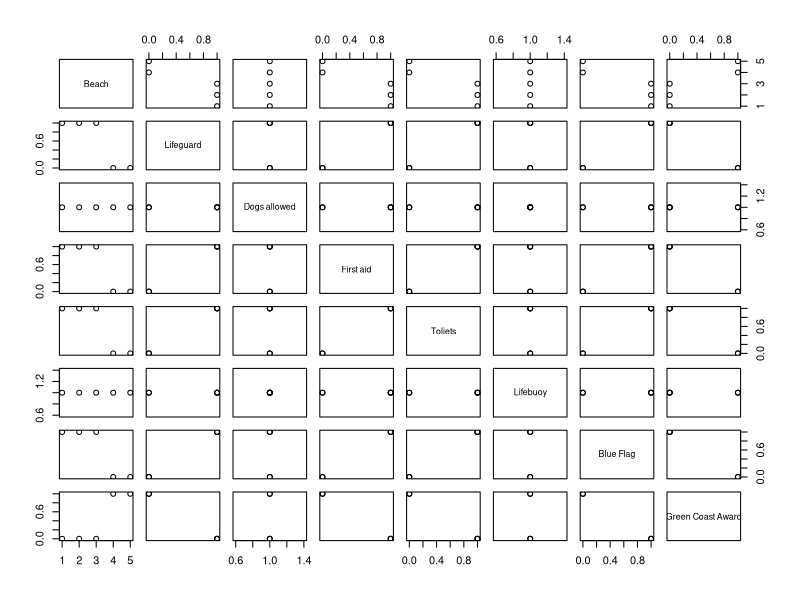

R code for this plot:
Beach <- c('Rocky Bay', 'Garretstown','Inchydoney', 'Owenahincha', 'Red_Strand')
Lifeguard <- c(FALSE, TRUE, TRUE, TRUE, FALSE)
Dogs_Allowed <- c(TRUE,TRUE,TRUE, TRUE, TRUE)
First_aid <- c(FALSE, TRUE, TRUE, TRUE, FALSE)
Toliets <- c(FALSE, TRUE, TRUE, TRUE, FALSE)
Lifebuoy <- c(TRUE, TRUE, TRUE, TRUE, TRUE)
Blue_Flag <- c(FALSE, TRUE, TRUE, TRUE, FALSE)
Green_coast <- c(TRUE, FALSE, FALSE, FALSE, TRUE )
df <- data.frame(Beach, Lifeguard, Dogs_Allowed, First_aid, Toliets, Lifebuoy, Blue_Flag, Green_coast)
df
names(df) <- ('Beach')
names(df)[2] <- ('Lifeguard')
names(df)[3] <- ('Dogs allowed')
names(df)[4] <- ('First aid')
names(df)[5] <- ('Toliets')
names(df)[6] <- ('Lifebuoy')
names(df)[7] <- ('Blue Flag')
names(df)[8] <- ('Green Coast Award')

#df
plot(df)

